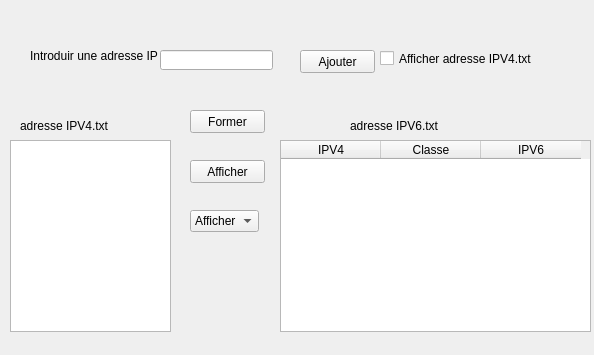
<?xml version="1.0" encoding="UTF-8"?>
<ui version="4.0">
 <class>Form</class>
 <widget class="QWidget" name="Form">
  <property name="geometry">
   <rect>
    <x>0</x>
    <y>0</y>
    <width>594</width>
    <height>355</height>
   </rect>
  </property>
  <property name="windowTitle">
   <string>Form</string>
  </property>
  <widget class="QLabel" name="label">
   <property name="geometry">
    <rect>
     <x>30</x>
     <y>40</y>
     <width>131</width>
     <height>31</height>
    </rect>
   </property>
   <property name="text">
    <string>Introduir une adresse IP</string>
   </property>
  </widget>
  <widget class="QLineEdit" name="l1">
   <property name="geometry">
    <rect>
     <x>160</x>
     <y>50</y>
     <width>113</width>
     <height>20</height>
    </rect>
   </property>
  </widget>
  <widget class="QListWidget" name="list">
   <property name="geometry">
    <rect>
     <x>10</x>
     <y>140</y>
     <width>161</width>
     <height>192</height>
    </rect>
   </property>
  </widget>
  <widget class="QTableWidget" name="table">
   <property name="geometry">
    <rect>
     <x>280</x>
     <y>140</y>
     <width>311</width>
     <height>192</height>
    </rect>
   </property>
   <column>
    <property name="text">
     <string>IPV4</string>
    </property>
   </column>
   <column>
    <property name="text">
     <string>Classe</string>
    </property>
   </column>
   <column>
    <property name="text">
     <string>IPV6</string>
    </property>
   </column>
  </widget>
  <widget class="QPushButton" name="b3">
   <property name="geometry">
    <rect>
     <x>190</x>
     <y>160</y>
     <width>75</width>
     <height>23</height>
    </rect>
   </property>
   <property name="text">
    <string>Afficher</string>
   </property>
  </widget>
  <widget class="QPushButton" name="b1">
   <property name="geometry">
    <rect>
     <x>300</x>
     <y>50</y>
     <width>75</width>
     <height>23</height>
    </rect>
   </property>
   <property name="text">
    <string>Ajouter</string>
   </property>
  </widget>
  <widget class="QPushButton" name="b2">
   <property name="geometry">
    <rect>
     <x>190</x>
     <y>110</y>
     <width>75</width>
     <height>23</height>
    </rect>
   </property>
   <property name="text">
    <string>Former</string>
   </property>
  </widget>
  <widget class="QComboBox" name="c1">
   <property name="geometry">
    <rect>
     <x>190</x>
     <y>210</y>
     <width>69</width>
     <height>22</height>
    </rect>
   </property>
   <item>
    <property name="text">
     <string>Afficher ?</string>
    </property>
   </item>
   <item>
    <property name="text">
     <string>Adresse IPV6.dat</string>
    </property>
   </item>
   <item>
    <property name="text">
     <string>Classe A</string>
    </property>
   </item>
   <item>
    <property name="text">
     <string>Classe B</string>
    </property>
   </item>
   <item>
    <property name="text">
     <string>Classe C</string>
    </property>
   </item>
   <item>
    <property name="text">
     <string>Classe D</string>
    </property>
   </item>
   <item>
    <property name="text">
     <string>Classe E</string>
    </property>
   </item>
  </widget>
  <widget class="QCheckBox" name="ch1">
   <property name="geometry">
    <rect>
     <x>380</x>
     <y>50</y>
     <width>161</width>
     <height>17</height>
    </rect>
   </property>
   <property name="text">
    <string>Afficher adresse IPV4.txt</string>
   </property>
  </widget>
  <widget class="QLabel" name="label_2">
   <property name="geometry">
    <rect>
     <x>20</x>
     <y>110</y>
     <width>131</width>
     <height>31</height>
    </rect>
   </property>
   <property name="text">
    <string>adresse IPV4.txt</string>
   </property>
  </widget>
  <widget class="QLabel" name="label_3">
   <property name="geometry">
    <rect>
     <x>350</x>
     <y>110</y>
     <width>131</width>
     <height>31</height>
    </rect>
   </property>
   <property name="text">
    <string>adresse IPV6.txt</string>
   </property>
  </widget>
 </widget>
 <resources/>
 <connections/>
</ui>
